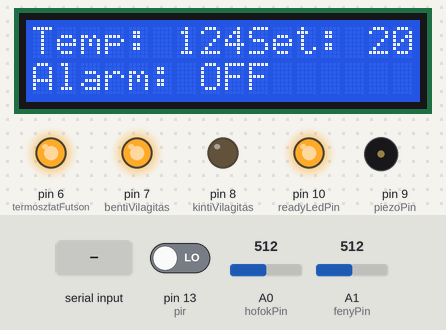
The sketch below on a simulated Arduino Uno, built with avr-gcc and run on an emulated ATmega328P. Shown: 16×2 character LCD, output pins drawn as LEDs (lit = HIGH), buzzer (waves = sounding). Inputs (shaded band) come from the test bench; at power-on: pin 13 (pir) LOW, A0 (hofokPin) = 512, A1 (fenyPin) = 512. What the sketch prints to the serial monitor is not drawn.

Above: at 1.9 s.
2.0 s: pin 13 (pir) driven HIGH
At 3.4 s:
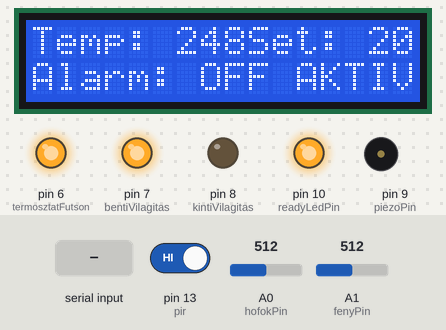
4.3 s: "g" received over Serial
At 4.91 s:
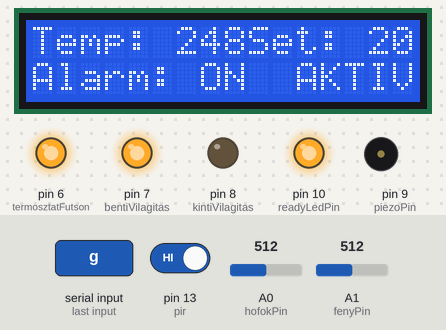
6.5 s: pin 13 (pir) driven LOW
At 7.7 s:
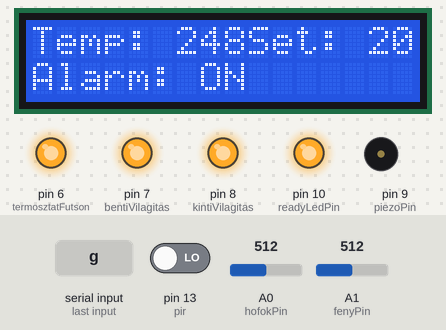
8.3 s: A0 (hofokPin) set to 49
At 8.62 s:
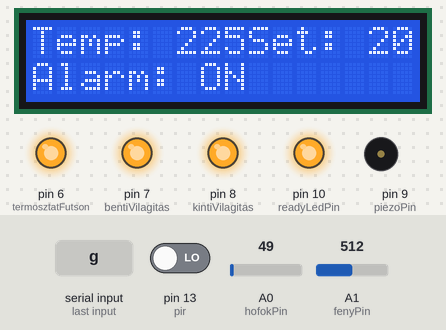
10.0 s: A0 (hofokPin) set to 43
At 12.5 s:
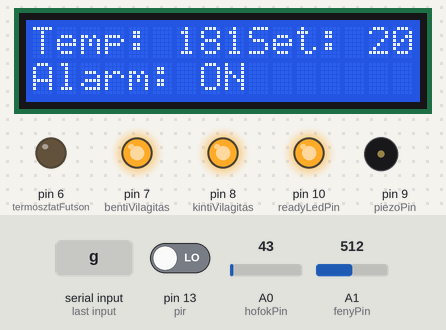
13.0 s: pin 13 (pir) driven HIGH
At 13.54 s:
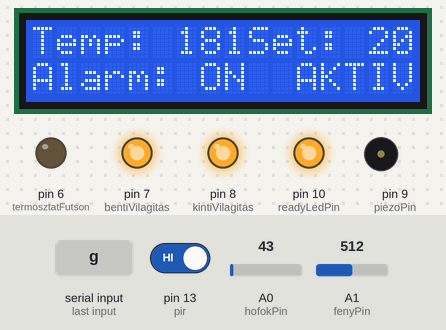
Timing chart, 0 to 16.1 s (numbered marks = the images above; inputs shaded):
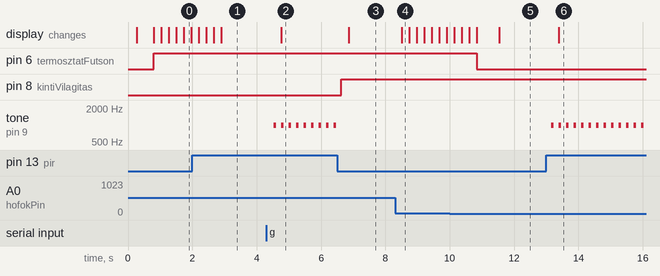

Measured:
- the behaviour switches between 46 and 45 on A0 (hofokPin) (found by bisection; images 4 and 5)
- after the input at 2.0 s, the display: first differs from a run without the input after 0.43 s (image 1 shows a later state)
- after the input at 4.3 s, tone on pin 9 (piezoPin): alternates 1000 Hz for 0.07 s and silent for 0.16 s, starting after 0.23 s; the display: changes after 0.47 s (image 2)
- after the input at 6.5 s, tone on pin 9 (piezoPin): stops changing and stays silent; the display: changes after 0.37 s (image 3)
- after the input at 8.3 s, the display: changes after 0.20 s (image 4)
- after the input at 10.0 s, pin 6 (termosztatFutson): HIGH → LOW after 0.84 s
- after the input at 13.0 s, tone on pin 9 (piezoPin): alternates 1000 Hz for 0.07 s and silent for 0.16 s, starting after 0.16 s; the display: changes after 0.40 s (image 6)

The sketch:

Arduino_app.ino
```cpp
#include <LiquidCrystal_I2C.h>                                    //lcd-hez kell
LiquidCrystal_I2C lcd(0x27, 2, 1, 0, 4, 5, 6, 7, 3, POSITIVE);    //lcd-hez kell

//PIN-ek
const int rxPin = 0;
const int txPin = 1;
const int kintiVilagitas = 8;
const int bentiVilagitas = 7;
const int termosztatFutson = 6;
const int pir = 13;
const int hofokPin = A0;
const int fenyPin = A1;
const int piezoPin = 9;
const int readyLedPin = 10;

//hőfokméréshez
const int numReadings = 10;         //hány mérést átlagoljon
int temp;                           //aktuális mérés
int readings[numReadings];          //mérések eredményei
int readIndex = 0;                  //a tömb indexe
int total = 0;                      //mérések összege
int average = 0;                    //mérések átlaga, legpontosabb!!!

//változók
char btFogadottAdat = ' ';          //BT app által küldött karakter
int kivantHofok = 20;               //a kívánt hőfok a szobában
int mozgasVan = 0;                  //érzékel-e mozgást a pir
int riasztoBekapcsolva = 0;         //be van-e kapcsolva a roasztó
int ertekGyujtemeny[4] = {0,0,0,0}; //értékek gyűjteménye ami elküldésre kerül
int ertekGyujtemeny_[4] = {0,0,0,0};//átmeneti tároló a változás vizsgálatához
int fenyero = 0;                    //a fotoellenállás értéke
int kintiVilagitasSzamlalo = 0;     //ez az érték kövekszik ciklusonként
int kintiVilagitasIdotartam = 25;   //meddig világítson a kinti világítás (nem mp.)
int kintiVilagitasFenyErzek = 300;  //hol legyen a sötét / világos fordulópont


void setup()
{
  Serial.begin(9600);
  delay(200);
  lcd.begin(16,2);
  lcd.backlight();

  //kimenetek
  pinMode(kintiVilagitas, OUTPUT);
  pinMode(bentiVilagitas, OUTPUT);
  pinMode(termosztatFutson, OUTPUT);
  pinMode(piezoPin, OUTPUT);
  pinMode(readyLedPin, OUTPUT);

  //bemenetek
  pinMode(pir, INPUT);
  pinMode(hofokPin, INPUT);
  pinMode(fenyPin, INPUT);

  //mérések átlagait beállítja 0-ra
  for (int thisReading = 0; thisReading < numReadings; thisReading++)
    {
      readings[thisReading] = 0;
    }

  //benti világíáts kikapcsolva induljon
  digitalWrite(bentiVilagitas, HIGH);
  digitalWrite(readyLedPin, HIGH);
  //kis szünet indulás előtt
  delay(500);
}

void loop()
{
  hofokMeres();                       //eredménye az: average
  lcdKijelzes();                      //LCD kijelző frissítése
  bluetoothEsemenyek();               //bejövő parancsok figyelése
  kazanVezerles();                    //hőfokok függvényében ki és bekapcsolja a kazánt
  mozgasErzekeles();                  //figyeli, hogy van-e mozgás
  kintiVilagitasVezerles();           //ez egy számláló, hogy egy idő után kapcsoljon le
  riasztoVezerles();                  //figyeli, hogy be van-e kapcs. a riasztó és van-e mozgás
  ertekekOsszegyujtese();             //változók értékeit összegyűjti egy tömbbe
  ertekekValtozasanakEllenorzese();   //a tömb tartalmát serialon elküldi ha változott valami
  delay(200);                         //kis szünet
}

void hofokMeres()
{
  temp = ((5.0 * analogRead(hofokPin) * 100.0) / 1024) -2 ;
  total = total - readings[readIndex];
  readings[readIndex] = temp;
  total = total + readings[readIndex];
  readIndex = readIndex + 1;
  if (readIndex >= numReadings)
    {
      readIndex = 0;
    }
  average = total / numReadings;
  delay(1);
}

void lcdKijelzes()
{
  lcd.setCursor(0,0);
  lcd.print("Temp:");
  lcd.setCursor(9,0);
  lcd.print("Set:");
  lcd.setCursor(0,1);
  lcd.print("Alarm:");
  lcd.setCursor(6,0);
  lcd.print(average);
  lcd.setCursor(14,0);
  lcd.print(kivantHofok);
  //Riasztó állapot
  lcd.setCursor(7,1);
  if (riasztoBekapcsolva == 0)
  {
    lcd.print("OFF");
  }
  else if (riasztoBekapcsolva == 1)
  {
    lcd.print("ON ");
  }
  //Mozgás állapot
  lcd.setCursor(11,1);
  if (mozgasVan == 0)
  {
    lcd.print("     ");
  }
  else if (mozgasVan == 1)
  {
    lcd.print("AKTIV");
  }
}

void bluetoothEsemenyek()
{
  //bejövő parancsok figyelése
  if (Serial.available() > 0)
    {
      btFogadottAdat = Serial.read();

        switch(btFogadottAdat)
        {
          case 'a':   digitalWrite(bentiVilagitas, LOW);   //a relék LOW-on vannak bekapcsolva
                      break;

          case 'b':   digitalWrite(bentiVilagitas, HIGH);  //HIGH-on pedig ki
                      break;

          case 'c':   kintiVilagitasOn();
                      break;

          case 'd':   kintiVilagitasOff();
                      break;

          case 'e':   kivantHofokFel();
                      break;

          case 'f':   kivantHofokLe();
                      break;

          case 'g':   riasztoBekapcsolva = 1;
                      break;

          case 'h':   riasztoBekapcsolva = 0;
                      break;

          case 'i':   ertekekKuldese(); //amikor az android onResume-ja meghívódik,
                      break;            //akkor friss adatokat kér a háztól

          default:    break;
        }
    }
}

void kazanVezerles()
{
  if (kivantHofok > average)
  {
    digitalWrite(termosztatFutson, LOW);
  }
  else if (kivantHofok < average)
  {
    digitalWrite(termosztatFutson, HIGH);
  }
}

void mozgasErzekeles()
{
  if (digitalRead(pir) == HIGH)
  {
    mozgasVan = 1;

    //ha mozgás és sötét van, akkor nullázza a számlálót, azaz indítja a kinti világítást
    if (fenyero < kintiVilagitasFenyErzek)
    {
      kintiVilagitasSzamlalo = 0;
    }
  }
  else if (digitalRead(pir) == LOW)
  {
    mozgasVan = 0;
  }
}

void kintiVilagitasVezerles()
{
  fenyero = analogRead(fenyPin);

  if (kintiVilagitasSzamlalo < kintiVilagitasIdotartam)
  {
    digitalWrite(kintiVilagitas, LOW);
    kintiVilagitasSzamlalo++;
  }
  else
  {
    digitalWrite(kintiVilagitas, HIGH);
  }
}

void kintiVilagitasOn()
{
  kintiVilagitasSzamlalo = 0;
}

void kintiVilagitasOff()
{
  kintiVilagitasSzamlalo = kintiVilagitasIdotartam;
}

void riasztoVezerles()
{
  if ( (riasztoBekapcsolva == 1) && (mozgasVan == 1) )
  {
    tone(piezoPin, 1000, 70);
  }
  else
  {
    noTone(piezoPin);
  }
}

void kivantHofokFel()
{
  if (kivantHofok < 35)
    kivantHofok++;
}

void kivantHofokLe()
{
  if (kivantHofok > 15)
    kivantHofok--;
}

void ertekekOsszegyujtese()
{
  ertekGyujtemeny[0] = mozgasVan;
  ertekGyujtemeny[1] = riasztoBekapcsolva;
  ertekGyujtemeny[2] = kivantHofok;
  ertekGyujtemeny[3] = average;
}

void ertekekValtozasanakEllenorzese()
{
  if (  (ertekGyujtemeny_[0] != ertekGyujtemeny[0]) ||
        (ertekGyujtemeny_[1] != ertekGyujtemeny[1]) ||
        (ertekGyujtemeny_[2] != ertekGyujtemeny[2]) ||
        (ertekGyujtemeny_[3] != ertekGyujtemeny[3]) )
    {
      ertekekKuldese();
    }
}

void ertekekKuldese()
{
  Serial.print('#');                    //a csomag elejére: #
  for(int k=0; k<4; k++)
  {
    if(k==3)
    {
      if(ertekGyujtemeny[3] <10 && ertekGyujtemeny[3] >= 0)
      {
        Serial.print('0');
      }
    }
    Serial.print(ertekGyujtemeny[k]);   //értékek
    Serial.print('+');                  //az értékek közé: +
  }
  Serial.print('@');                    //a csomag végére: @
  Serial.println();                     //új sor

  //az "előző" értékeknek megadja az aktuálisat
  (ertekGyujtemeny_[0] = ertekGyujtemeny[0]);
  (ertekGyujtemeny_[1] = ertekGyujtemeny[1]);
  (ertekGyujtemeny_[2] = ertekGyujtemeny[2]);
  (ertekGyujtemeny_[3] = ertekGyujtemeny[3]);
}
```
